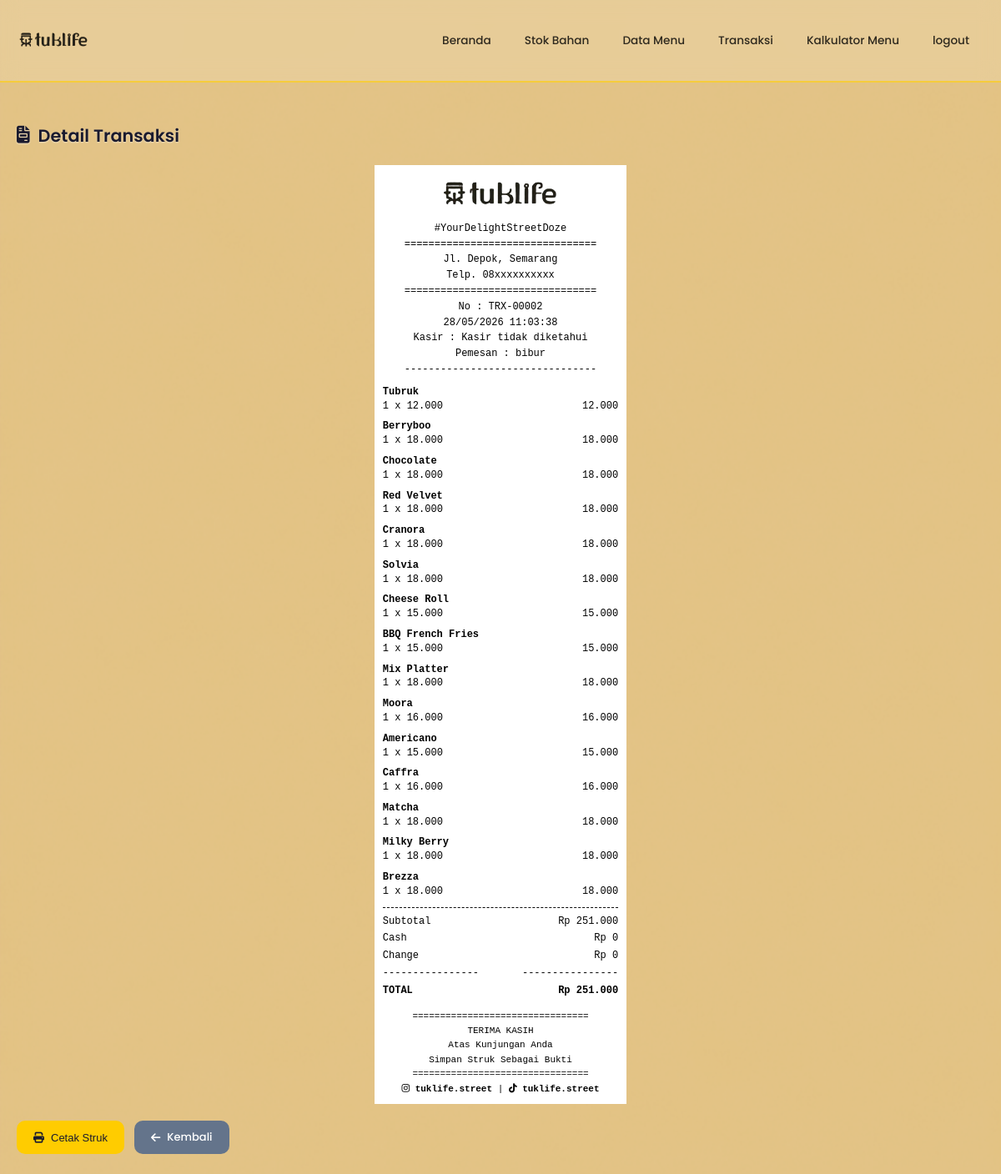
The page /modules/transaksi/detail.php?id=2 on the database its author committed.
### tables this page shows
CREATE TABLE `transaksi` (
  `id_transaksi` int NOT NULL,
  `tgl_transaksi` timestamp NULL DEFAULT CURRENT_TIMESTAMP,
  `total` int DEFAULT NULL,
  `nama_pemesan` varchar(150) DEFAULT NULL,
  `cash` int NOT NULL DEFAULT '0',
  `change` int NOT NULL DEFAULT '0'
);

CREATE TABLE `detail_transaksi` (
  `id_detail` int NOT NULL,
  `id_transaksi` int DEFAULT NULL,
  `id_barang` int DEFAULT NULL,
  `jumlah` int DEFAULT NULL
);

CREATE TABLE `barang` (
  `id_barang` int NOT NULL,
  `nama_barang` varchar(100) DEFAULT NULL,
  `harga` int DEFAULT NULL,
  `tipe` varchar(50) DEFAULT NULL
);

### includes/fungsi.php (called while the page is built, shortened)
<?php
function rupiah($angka) {
    return "Rp " . number_format($angka, 0, ',', '.');
}
?>

### modules/transaksi/detail.php (the view, shortened to what this page needs)
<?php
require_once '../../config/database.php';
require_once '../../includes/fungsi.php';
require_once '../../includes/header.php';
$id_transaksi = (int)($_GET['id'] ?? 0);
$nama_kasir = $_SESSION['nama_kasir'] ?? 'Kasir tidak diketahui';
$qTrans = mysqli_query($conn, "SELECT * FROM transaksi WHERE id_transaksi=$id_transaksi");
$transaksi = mysqli_fetch_assoc($qTrans);
$qDetail = mysqli_query(
    $conn,
    "SELECT dt.id_detail, b.nama_barang, b.harga, dt.jumlah, (b.harga * dt.jumlah) AS sub_total
     FROM detail_transaksi dt
     JOIN barang b ON b.id_barang = dt.id_barang
     WHERE dt.id_transaksi = $id_transaksi"
);
?>
<h2><i class="fas fa-file-invoice"></i> Detail Transaksi</h2>
<?php if (!$transaksi): ?>
    <div class="alert alert-danger">
        <i class="fas fa-exclamation-triangle"></i> Transaksi tidak ditemukan.
    </div>
<?php else: ?>
<div class="struk-container">
    <div class="struk-header">
        <img src="<?= BASE_URL ?>assets/img/kasir-struk.png" style="width: 90%; height: 50px; object-fit: contain;">
        <p>#YourDelightStreetDoze</p>
        <p>================================</p>
        <p>Jl. Depok, Semarang</p>
        <p>Telp. 08xxxxxxxxxx</p>
        <p>================================</p>
        <p>No : TRX-<?= str_pad($transaksi['id_transaksi'], 5, '0', STR_PAD_LEFT) ?></p>
        <p><?= date('d/m/Y H:i:s', strtotime($transaksi['tgl_transaksi'])) ?></p>
        <p>Kasir : <?= htmlspecialchars($nama_kasir) ?></p>
        <p>Pemesan : <?= htmlspecialchars($transaksi['nama_pemesan'] ?? '-') ?></p>
        <p>--------------------------------</p>
    </div>
    <div class="struk-items">
        <?php while($d = mysqli_fetch_assoc($qDetail)): ?>
            <div class="item-detail">
                <div class="nama-item">
                    <?= htmlspecialchars($d['nama_barang']) ?>
                </div>
                <div class="struk-item">
                    <span>
                        <?= $d['jumlah'] ?> x <?= number_format($d['harga'],0,',','.') ?>
                    </span>
                    <span>
                        <?= number_format($d['sub_total'],0,',','.') ?>
                    </span>
                </div>
            </div>
        <?php endwhile; ?>
    </div>
    <div class="struk-total">
       <div class="struk-item">
    <span>Subtotal</span>
    <span><?= rupiah($transaksi['total']) ?></span>
</div>
<div class="struk-item">
    <span>Cash</span>
    <span><?= rupiah($transaksi['cash']) ?></span>
</div>
<div class="struk-item">
    <span>Change</span>
    <span><?= rupiah($transaksi['change']) ?></span>
</div>
<div class="struk-item">
    <span>----------------</span>
    <span>----------------</span>
</div>
<div class="struk-item">
    <strong>TOTAL</strong>
    <strong><?= rupiah($transaksi['total']) ?></strong>
</div>
    </div>
    <div class="struk-footer">
        <p>================================</p>
        <p>TERIMA KASIH</p>
        <p>Atas Kunjungan Anda</p>
        <p>Simpan Struk Sebagai Bukti</p>
        <p>================================</p>
        <strong><i class="fab fa-instagram"></i> tuklife.street</strong> |
        <strong><i class="fab fa-tiktok"></i> tuklife.street</strong>
    </div>
</div>
<div class="action-buttons no-print" style="text-align:center;margin-top:20px;">
    <button onclick="window.print()" class="btn btn-primary">
        <i class="fas fa-print"></i> Cetak Struk
    </button>
    <a href="index.php" class="btn btn-secondary">
        <i class="fas fa-arrow-left"></i> Kembali
    </a>
</div>
<?php endif; ?>
<?php include '../../includes/footer.php'; ?>

### includes/header.php (shortened to what this page needs)
<!DOCTYPE html>
<html lang="id">
<head>
    <link rel="stylesheet" href="https://cdnjs.cloudflare.com/ajax/libs/font-awesome/6.4.0/css/all.min.css">
</head>
<body>
    <nav>
        <div class="nav-container">
            <div class="logo">
               <img src="<?= BASE_URL ?>assets/img/logop2.png"
     style="height:90px;width:auto;object-fit:contain;"
     alt="logo tuklife">
            </div>
            <div class="nav-links">
                <a href="<?= BASE_URL ?>index.php">Beranda</a>
                <a href="<?= BASE_URL ?>modules/stok-bahan/index.php">Stok Bahan</a>
                <a href="<?= BASE_URL ?>modules/menu/index.php">Data Menu</a>
                <a href="<?= BASE_URL ?>modules/transaksi/index.php">Transaksi</a>
                <a href="<?= BASE_URL ?>modules/kalkulator/index.php">Kalkulator Menu</a>
                <a href="<?= BASE_URL ?>logout.php">logout</a>
            </div>
        </div>
    </nav>
    <main>

### includes/footer.php (shortened to what this page needs)
</main>
</body>
</html>

### modules/transaksi/detail.php (style rules this page uses)
.struk-container { width:80mm; margin:20px auto; background:#fff; color:#000; padding:10px; font-family:"Courier New", monospace; font-size:12px; line-height:1.4; }
.struk-header { text-align:center; }
.struk-header p { margin:2px 0; }
.struk-items { margin-top:10px; }
.item-detail { margin-bottom:8px; }
.nama-item { font-weight:bold; }
.struk-item { display:flex; justify-content:space-between; }
.struk-total { margin-top:10px; border-top:1px dashed #000; padding-top:8px; }
.struk-total .struk-item { margin-bottom:4px; }
.struk-footer { text-align:center; margin-top:15px; font-size:11px; }
.struk-footer p { margin:2px 0; }
.no-print { text-align:center; }

### rows shown on the page
transaksi: id_transaksi "00002", tgl_transaksi "28/05/2026 11:03:38", nama_pemesan "bibur", total "Rp 251.000", cash "Rp 0", change "Rp 0"
detail_transaksi: id_barang.nama_barang "Tubruk", jumlah "1", id_barang.harga "12.000", sub_total "12.000"
detail_transaksi: id_barang.nama_barang "Berryboo", jumlah "1", id_barang.harga "18.000", sub_total "18.000"
detail_transaksi: id_barang.nama_barang "Chocolate", jumlah "1", id_barang.harga "18.000", sub_total "18.000"
detail_transaksi: id_barang.nama_barang "Red Velvet", jumlah "1", id_barang.harga "18.000", sub_total "18.000"
detail_transaksi: id_barang.nama_barang "Cranora", jumlah "1", id_barang.harga "18.000", sub_total "18.000"
detail_transaksi: id_barang.nama_barang "Solvia", jumlah "1", id_barang.harga "18.000", sub_total "18.000"
detail_transaksi: id_barang.nama_barang "Cheese Roll", jumlah "1", id_barang.harga "15.000", sub_total "15.000"
detail_transaksi: id_barang.nama_barang "BBQ French Fries", jumlah "1", id_barang.harga "15.000", sub_total "15.000"
detail_transaksi: id_barang.nama_barang "Mix Platter", jumlah "1", id_barang.harga "18.000", sub_total "18.000"
detail_transaksi: id_barang.nama_barang "Moora", jumlah "1", id_barang.harga "16.000", sub_total "16.000"
detail_transaksi: id_barang.nama_barang "Americano", jumlah "1", id_barang.harga "15.000", sub_total "15.000"
detail_transaksi: id_barang.nama_barang "Caffra", jumlah "1", id_barang.harga "16.000", sub_total "16.000"
detail_transaksi: id_barang.nama_barang "Matcha", jumlah "1", id_barang.harga "18.000", sub_total "18.000"
detail_transaksi: id_barang.nama_barang "Milky Berry", jumlah "1", id_barang.harga "18.000", sub_total "18.000"
detail_transaksi: id_barang.nama_barang "Brezza", jumlah "1", id_barang.harga "18.000", sub_total "18.000"

### other values the page prints
$nama_kasir "Kasir tidak diketahui"
